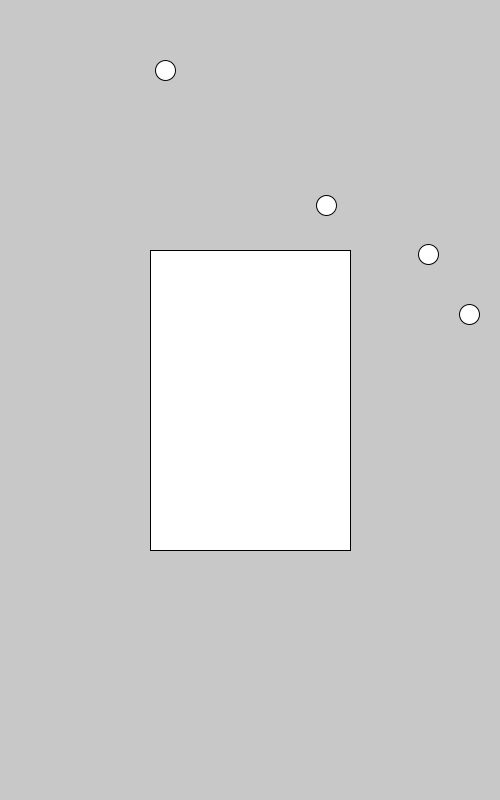
Frame 1 (no input)
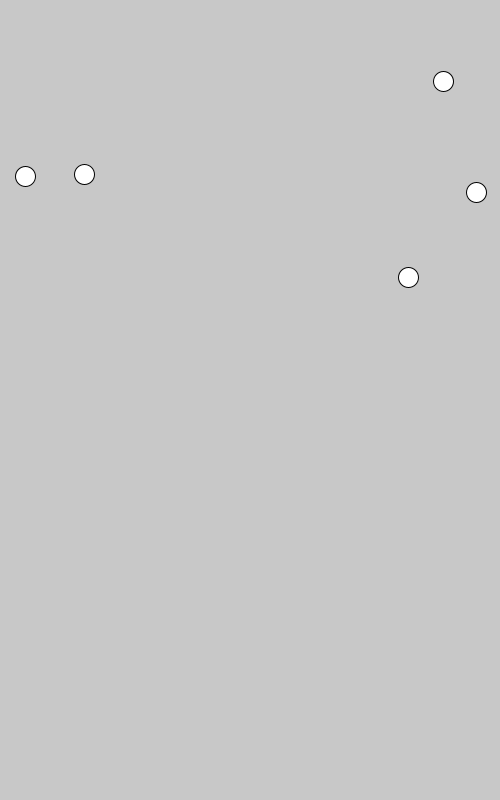
Frame 60 (the mouse pressed at the canvas centre just before this capture)
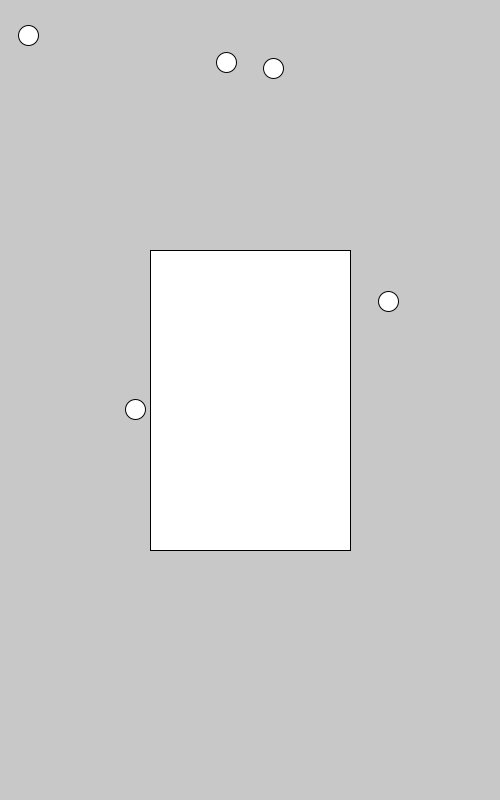
Frame 120 (the mouse held since frame 60 and released just before this capture)

The Processing sketch that drew these frames (run headless with seeded random() and noise(); from frame 60 on, the mouse is pressed at the canvas centre):

// Processing sketch: manyCircles_Button
// ── manyCircles_Button.pde
int numCircles = 5;
float[] circleX = new float[numCircles];
float[] circleY = new float[numCircles];
float[] circleXSpeed = new float[numCircles];
float[] circleYSpeed = new float[numCircles];
float circleDiameter = 20;
float circleRadius = circleDiameter/2;
float maxSpeed = 4;

int boxX = 150;
int boxY = 250;
int boxW = 200;
int boxH = 300;
boolean foundBox = false;

void setup() {
  size(500, 800);
  //fill starting positions and speeds randomly
  for(int i = 0; i<numCircles; i++) {
    circleX[i] = random(width);
    circleY[i] = random(height);
    circleXSpeed[i] = random(-maxSpeed, maxSpeed);
    circleYSpeed[i] = random(-maxSpeed, maxSpeed);
  }
}
void draw() {
   background(200);
  for(int i = 0; i<numCircles; i++) {
    circleX[i] += circleXSpeed[i];
    circleY[i] += circleYSpeed[i];
    ellipse(circleX[i], circleY[i], circleDiameter, circleDiameter);
    
    //hit detection
    if (circleX[i] > width - circleRadius) {
      circleXSpeed[i] *= -1;
      circleX[i] = width - circleRadius;
    }
    if (circleY[i] > height - circleRadius) {
      circleYSpeed[i] *= -1;
      circleY[i] = height - circleRadius;
    }
    if (circleX[i] < circleRadius) {
      circleXSpeed[i] *= -1;
      circleX[i] = circleRadius;
    }
    if (circleY[i] < circleRadius) {
      circleYSpeed[i] *= -1;
      circleY[i] = circleRadius;
    }
    
    // ——————————— // ——————————— // ———————————  box hit detection
    // Sides:
    if ((circleY[i] > boxY) && (circleY[i] < boxY + boxH)) {
      // Left Side
      if ((circleX[i] > boxX - circleRadius) && (circleX[i] < boxX + boxW)){
        circleX[i] = boxX-circleRadius;
        circleXSpeed[i] *= -1;
        foundBox = !foundBox;
      } else if ((circleX[i] < boxX + boxW + circleRadius) && (circleX[i] > boxX)){
        circleX[i] = boxX+circleRadius+boxW;
        circleXSpeed[i] *= -1;
        foundBox = !foundBox;
      }
    } else if ((circleX[i] > boxX) && (circleX[i] < boxX + boxW)) {
      // Top
      if ((circleY[i] > boxY - circleRadius) && (circleY[i] < boxY + boxH)){
        circleY[i] = boxY-circleRadius;
        circleYSpeed[i] *= -1;
        foundBox = !foundBox;
      } else if ((circleY[i] < boxY + boxH + circleRadius) && (circleY[i] > boxY)){
        //Bottom
        circleY[i] = boxY + circleRadius + boxH;
        circleYSpeed[i] *= -1;
        foundBox = !foundBox;
      }
    }
  }
  if (foundBox == true) {
    rect(boxX, boxY, boxW, boxH);
  }
}

void mousePressed() {
  if ((mouseX > boxX) && (mouseX < boxX + boxW) && (mouseY > boxY) && (mouseY < boxY + boxH)) {
    foundBox = !foundBox;
  } 
}
